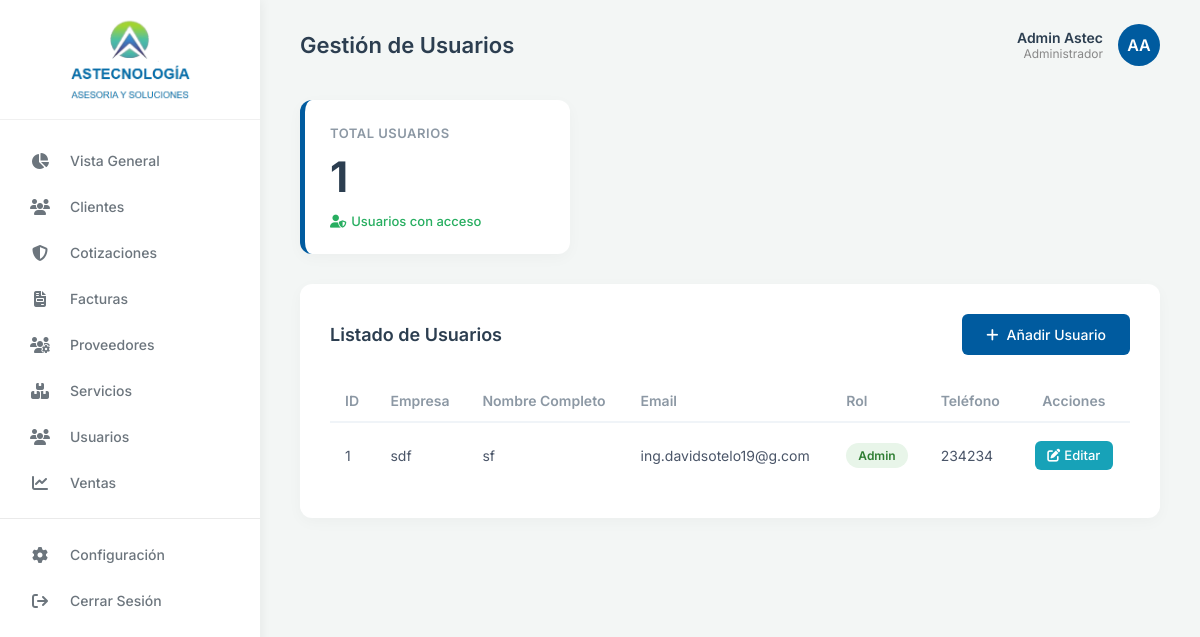
The page /usuarios on the database its author committed.
### tables this page shows
CREATE TABLE usuarios (
        id_usuario INTEGER PRIMARY KEY AUTOINCREMENT,
        nombre_empresa VARCHAR(100),
        nombre_completo VARCHAR(100),
        email VARCHAR(100) UNIQUE NOT NULL,
        password_hash VARCHAR(255) NOT NULL,
        rol VARCHAR(50),
        telefono VARCHAR(20)
    );

### app/dash/dash.py (the view, shortened to what this page needs)
@dashboard_bp.route('/usuarios', methods=['GET', 'POST'])
def usuarios():
    conn = get_db()
    usuarios_records = conn.execute('SELECT * FROM usuarios ORDER BY id_usuario DESC').fetchall()
    total_usuarios = len(usuarios_records)
    conn.close()
    return render_template('usuarios.html', usuarios=usuarios_records, total=total_usuarios)

### app/dash/templates/usuarios.html (shortened to what this page needs)
{% extends 'basedash.html' %}
{% block page_title %}Gestión de Usuarios{% endblock %}
{% block content %}
<div class="stats-grid">
    <div class="stat-card border-blue">
        <div class="stat-title">TOTAL USUARIOS</div>
        <div class="stat-value">{{ total }}</div>
        <div class="stat-subtitle text-success">
            <i class="fa-solid fa-user-shield"></i> Usuarios con acceso
        </div>
    </div>
</div>
<div class="activity-section">
    <div style="display: flex; justify-content: space-between; align-items: center; margin-bottom: 25px;">
        <h2 class="section-title" style="margin-bottom: 0;">Listado de Usuarios</h2>
        <button type="button" onclick="toggleForm()" id="btnToggleForm" style="padding: 0.75rem 1.5rem; background-color: #005b9f; color: white; border: none; border-radius: 6px; font-weight: 500; font-size: 14px; cursor: pointer; display: flex; align-items: center; gap: 8px; transition: background-color 0.3s;">
            <i class="fa-solid fa-plus"></i> Añadir Usuario
        </button>
    </div>
    <div class="table-container">
        <table class="activity-table">
            <thead>
                <tr>
                    <th>ID</th>
                    <th>Empresa</th>
                    <th>Nombre Completo</th>
                    <th>Email</th>
                    <th>Rol</th>
                    <th>Teléfono</th>
                    <th style="text-align: center;">Acciones</th>
                </tr>
            </thead>
            <tbody>
                {% for usr in usuarios %}
                <tr>
                    <td>{{ usr.id_usuario }}</td>
                    <td>{{ usr.nombre_empresa }}</td>
                    <td>{{ usr.nombre_completo }}</td>
                    <td>{{ usr.email }}</td>
                    <td><span class="status-badge {% if usr.rol == 'Admin' %}status-online{% else %}status-pending{% endif %}">{{ usr.rol }}</span></td>
                    <td>{{ usr.telefono }}</td>
                    <td style="text-align: center;">
                        <a href="#" style="padding: 0.4rem 0.8rem; background-color: #17a2b8; color: white; border-radius: 6px; text-decoration: none; font-size: 13px; font-weight: 500; transition: background-color 0.3s; display: inline-flex; align-items: center; gap: 4px;" onmouseover="this.style.backgroundColor='#138496'" onmouseout="this.style.backgroundColor='#17a2b8'">
                            <i class="fa-solid fa-pen-to-square"></i> Editar
                        </a>
                    </td>
                </tr>
                {% endfor %}
            </tbody>
        </table>
    </div>
</div>
{% endblock %}

### app/static/css/dashboard.css (style rules this page uses)
* { margin: 0; padding: 0; box-sizing: border-box; font-family: 'Inter', -apple-system, BlinkMacSystemFont, "Segoe UI", Roboto, Helvetica, Arial, sans-serif; }
body { background-color: #f3f6f5; color: #333; overflow-x: hidden; }
.stats-grid { display: grid; grid-template-columns: repeat(3, 1fr); gap: 25px; margin-bottom: 30px; }
.stat-card { background-color: #ffffff; border-radius: 12px; padding: 25px; box-shadow: 0 4px 15px rgba(0, 0, 0, 0.03); position: relative; display: flex; flex-direction: column; }
.stat-card.border-blue { border-left: 5px solid #005b9f; }
.stat-title { font-size: 13px; font-weight: 600; color: #8c98a4; text-transform: uppercase; letter-spacing: 0.5px; margin-bottom: 15px; }
.stat-value { font-size: 42px; font-weight: 700; color: #2c3e50; line-height: 1; margin-bottom: 15px; }
.stat-subtitle { font-size: 13px; font-weight: 500; display: flex; align-items: center; gap: 5px; }
.text-success { color: #27ae60; }
.activity-section { background-color: #ffffff; border-radius: 12px; padding: 30px; box-shadow: 0 4px 15px rgba(0, 0, 0, 0.03); }
.section-title { font-size: 18px; font-weight: 600; color: #2c3e50; margin-bottom: 25px; }
.table-container { width: 100%; overflow-x: auto; }
.activity-table { width: 100%; border-collapse: collapse; }
.activity-table th { text-align: left; padding: 12px 15px; font-size: 14px; font-weight: 600; color: #8c98a4; border-bottom: 2px solid #f0f4f8; }
.activity-table td { padding: 18px 15px; font-size: 14px; color: #4a5568; border-bottom: 1px solid #f0f4f8; vertical-align: middle; }
.activity-table tbody tr:last-child td { border-bottom: none; }
.status-badge { padding: 5px 12px; border-radius: 20px; font-size: 12px; font-weight: 600; display: inline-block; }
.status-online { background-color: #e8f5e9; color: #2e7d32; }

### rows shown on the page
usuarios: id_usuario "1", nombre_empresa "sdf", nombre_completo "sf", email "ing.davidsotelo19@g.com", rol "Admin", telefono "234234"

### other values the page prints
{{ total }} "1"
